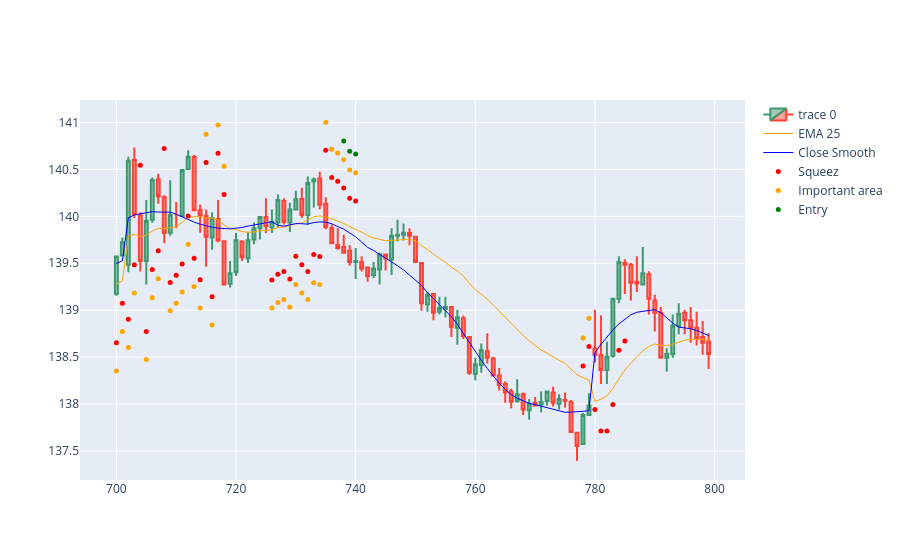

Source (notebook cell):
### Code cell
import plotly.io as pio
import plotly.graph_objects as go  

dfpl = df[700:800]

fig = go.Figure(
    data=[
        go.Candlestick(
            x=dfpl.index,
            open=dfpl['open_5min'],
            high=dfpl['high_5min'],
            low=dfpl['low_5min'],
            close=dfpl['close_5min']),
        go.Scatter(
            x=dfpl.index, 
            y=dfpl['ema25_5min'],
            line=dict(color='orange', width=1), 
            name="EMA 25"),
        go.Scatter(
            x=dfpl.index, 
            y=dfpl['close5min_smooth'],
            line=dict(color='blue', width=1), 
            name="Close Smooth")
    ]
)

fig.add_scatter(x=dfpl.index, y=dfpl['squezzeArea'], mode="markers", marker=dict(size=5, color="red"), name="Squeez")
fig.add_scatter(x=dfpl.index, y=dfpl['squeezeCloseToEmaArea'], mode="markers", marker=dict(size=5, color="orange"), name="Important area")
fig.add_scatter(x=dfpl.index, y=dfpl['posibleBreakArea'], mode="markers", marker=dict(size=5, color="green"), name="Entry")

fig.update_layout(xaxis_rangeslider_visible=False)
fig.show()
